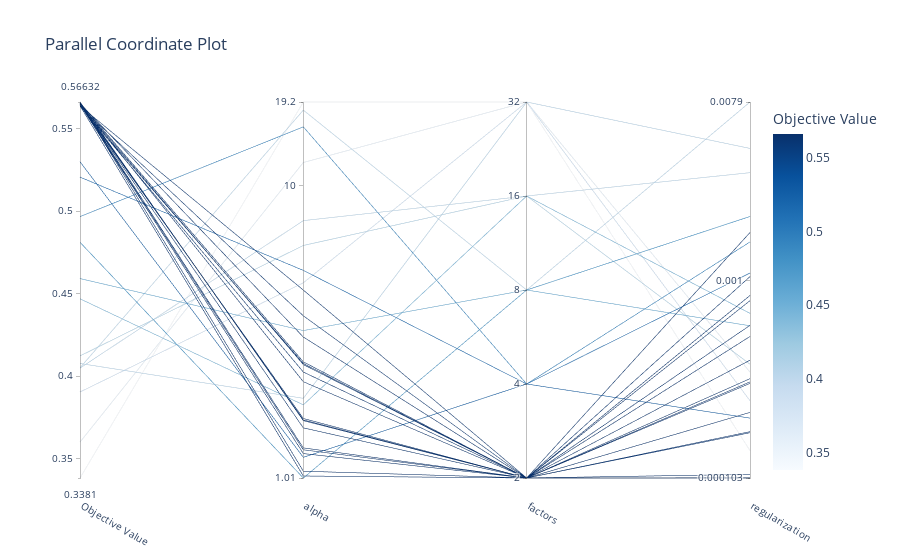

Notebook cell for this chart:
### Code cell
# Parallel Coordinate
plot_parallel_coordinate(study).show()
